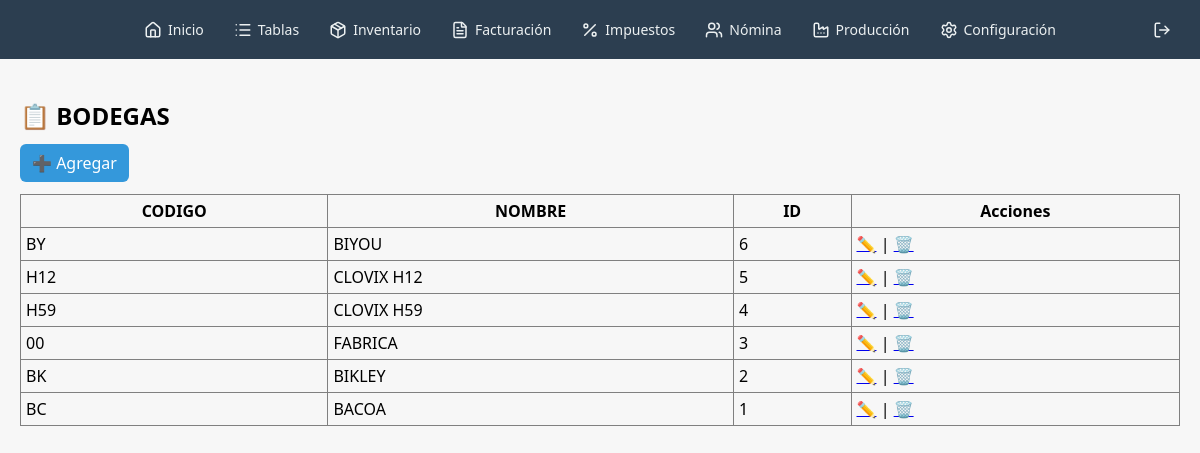
/inventario/bodegas/bodegas.php (signed in), run on the app's committed database.
### tables this page shows
CREATE TABLE bodegas (`codigo` TEXT, `nombre` TEXT, `id` INTEGER PRIMARY KEY AUTOINCREMENT);

### inventario/bodegas/bodegas.php (the view, shortened to what this page needs)
<?php
$nivel = '../../';
require_once("{$nivel}componentes/plantilla.php");
require_once("{$nivel}conexion/conexion.php");
$columnas = $conexion->query("PRAGMA table_info(bodegas)")->fetchAll(PDO::FETCH_ASSOC);
$datos = $conexion->query("SELECT * FROM bodegas ORDER BY id DESC")->fetchAll(PDO::FETCH_ASSOC);
$json = "encabezados_bodegas.json";
$etiquetas = file_exists($json) ? json_decode(file_get_contents($json), true) : [];
?>
<h2 style='font-family:Segoe UI;'>📋 <?= strtoupper("bodegas") ?></h2>
<a href='agregar_bodegas.php' style='background:#3498db;color:white;padding:8px 12px;border-radius:6px;text-decoration:none;'>➕ Agregar</a>
<div class='contenedor-tabla' style='margin-top:20px;'>
<table border='1' cellpadding='5' cellspacing='0' style='width:100%; border-collapse:collapse;'>
<thead>
<tr>
<?php foreach ($columnas as $col): ?>
    <th><?= htmlspecialchars($etiquetas[$col['name']] ?? strtoupper(str_replace('_', ' ', $col['name']))) ?></th>
<?php endforeach; ?>
<th>Acciones</th>
</tr>
</thead>
<tbody>
<?php foreach ($datos as $fila): ?>
<tr>
<?php foreach ($columnas as $col): ?>
    <td><?= htmlspecialchars($fila[$col['name']]) ?></td>
<?php endforeach; ?>
    <td>
        <a href='editar_bodegas.php?id=<?= $fila['id'] ?>'>✏️</a>
        |
        <a href='eliminar_bodegas.php?id=<?= $fila['id'] ?>' onclick="return confirm('¿Eliminar este registro?')">🗑️</a>
    </td>
</tr>
<?php endforeach; ?>
</tbody>
</table>
</div>

### componentes/plantilla.php (style rules this page uses)
* { box-sizing: border-box; }
body { font-family: 'Segoe UI', sans-serif; margin: 0; padding: 0; background-color: #f7f7f7; }

### data on the page
bodegas: name "BY", name "BIYOU", name "6"
bodegas: name "H12", name "CLOVIX H12", name "5"
bodegas: name "H59", name "CLOVIX H59", name "4"
bodegas: name "00", name "FABRICA", name "3"
bodegas: name "BK", name "BIKLEY", name "2"
bodegas: name "BC", name "BACOA", name "1"

### other printed values
$etiquetas[$col['name']] "CODIGO"
$etiquetas[$col['name']] "NOMBRE"
$etiquetas[$col['name']] "ID"
